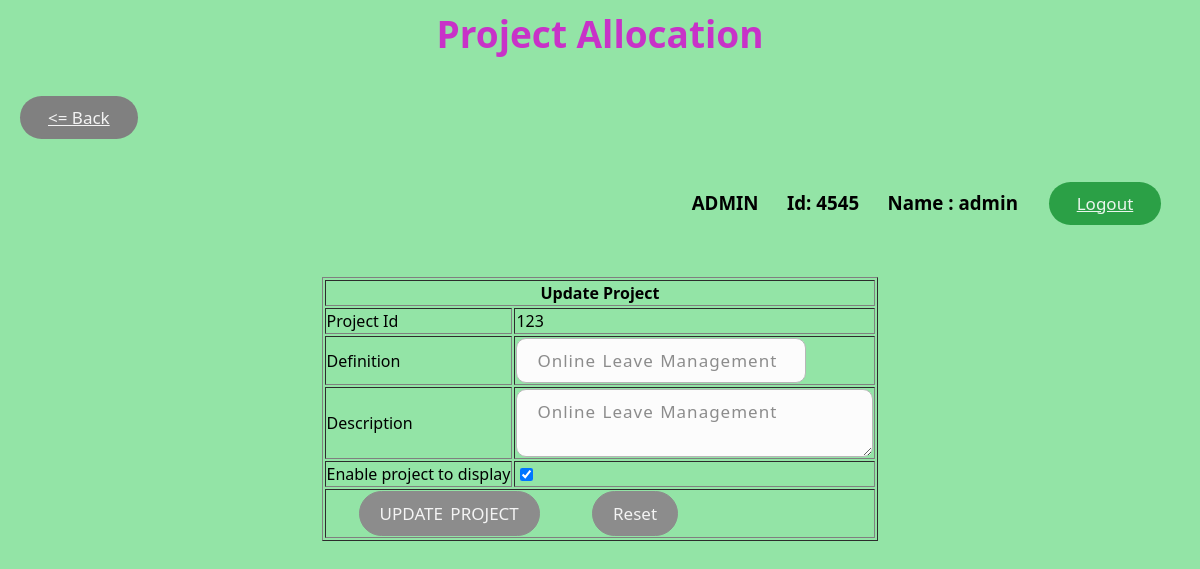
/admin/p/update_project.php?id=123 (signed in), run on the app's committed database.
### tables this page shows
CREATE TABLE `projects` (
  `project_id` int(6) UNSIGNED NOT NULL,
  `faculty` int(6) NOT NULL,
  `definition` varchar(25) NOT NULL,
  `description` varchar(50) DEFAULT NULL,
  `enable` int(1) DEFAULT NULL,
  `selected` int(1) DEFAULT NULL
);

### admin/p/update_project.php (the view, shortened to what this page needs)
<html>
    <head>
        <link rel="stylesheet" type="text/css" href="../../main.css">
    </head>
    <body>
        <h1 align="center">Project Allocation</h1>
        <h3 align="left"><a href="../project.php" class="back shadow"><= Back</a></h3>
        <h3 align="right"><?php if(isset($_SESSION['admin'])){echo 'ADMIN';}else{echo 'FACULTY';} ?>   &emsp;    Id: <?php echo $_SESSION['faculty']; ?>  &emsp;       Name : <?php echo $_SESSION['faculty_name']; ?>&emsp;<a href="../admin_logout.php" class="log_out shadow">Logout</a>&emsp;</h3>
        <form action="update_project_sql.php" onsubmit="return Validate()" method="post">
            <br>
            <table align="center" border="1">
                <tr>
                    <th colspan="2">Update Project</th>
                </tr>
            <?php
            try{
                $dbhandler = new PDO('mysql:host=127.0.0.1;dbname=project_db','root','');
                $dbhandler->setAttribute(PDO::ATTR_ERRMODE,PDO::ERRMODE_EXCEPTION);
                $query=$dbhandler->prepare("select * from projects where project_id=?");
                $query->execute(array($_GET['id']));
                $r=$query->fetch();
                if($r==null)
                {
                    header("location:../project.php?msg=project id not available");
                }
                else{
                    echo '<tr>
                    <td>Project Id</td>
                    <td><input type="hidden" id="id" name="p_id" value="'.$r['project_id'].'">'.$r['project_id'].'</td>
                </tr>
                <tr>
                    <td>Definition</td>
                    <td><input type="text" id="definition" class="textbox" name="p_definition" value="'.$r['definition'].'" required></td>
                </tr>
                <tr>
                    <td>Description</td>
                    <td><textarea row="3" id="description" cols="30" class="textbox" name="p_description">'.$r['description'].'</textarea></td>
                </tr>
                <tr>
                    <td>Enable project to display</td>
                    <td><input type="checkbox" name="p_enable" ';if($r['enable']){echo 'checked';}else{echo 'unchecked';}echo '></td>
                </tr>';
                }
            }
            catch (PDOException $e){
                header("location:../project.php?msg=hi");
            }
            ?>
                <tr>
                    <td colspan="2">&emsp;&emsp;<input type="submit" class="button shadow" value="UPDATE PROJECT">&emsp;&emsp;&emsp;
                    <input type="reset" class="button shadow" value="Reset"></td>
                </tr>
            </table>
        </form>
    </body>
</html>

### main.css (style rules this page uses)
h1 { color: rgb(200,50,200); font-family: algerian,Segoe UI,Frutiger,Frutiger Linotype,Dejavu Sans; font-size: 37px; }
a { color: blue; font-size: 17px; }
.log_out { display: inline-block; -webkit-box-sizing: border-box; -moz-box-sizing: border-box; box-sizing: border-box; cursor: pointer; margin: 12px; padding: 10px 28px; border: none; -webkit-border-radius: 30px; border-radius: 30px; font-family: Segoe UI,Frutiger,Frutiger Linotype,Dejavu Sans,Helvetica Neue,Arial,sans-serif; font-size: 17px; font-style: normal; font-variant: normal; font-weight: 500; color: rgba(255,255,255,0.9); -o-text-overflow: clip; text-overflow: clip; background: #2ba046; }
.back { display: inline-block; -webkit-box-sizing: border-box; -moz-box-sizing: border-box; box-sizing: border-box; cursor: pointer; margin: 12px; padding: 10px 28px; border: none; -webkit-border-radius: 30px; border-radius: 30px; font-family: Segoe UI,Frutiger,Frutiger Linotype,Dejavu Sans,Helvetica Neue,Arial,sans-serif; font-size: 17px; font-style: normal; font-variant: normal; font-weight: 500; color: rgba(255,255,255,0.9); -o-text-overflow: clip; text-overflow: clip; background: grey; }
.textbox { display: inline-block; -webkit-box-sizing: content-box; -moz-box-sizing: content-box; box-sizing: content-box; padding: 10px 20px; border: 1px solid #b7b7b7; -webkit-border-radius: 3px; border-radius: 10px; font-family: Segoe UI,Frutiger,Frutiger Linotype,Dejavu Sans,Helvetica Neue,Arial,sans-serif; font-size: 17px; font-style: normal; font-variant: normal; font-weight: 500; color: rgba(140,140,140,1); -o-text-overflow: clip; text-overflow: clip; letter-spacing: 1px; word-spacing: 1px; background: rgba(252,252,252,1); }
.button { display: inline-block; -webkit-box-sizing: content-box; -moz-box-sizing: content-box; box-sizing: content-box; cursor: pointer; padding: 10px 20px; border: 1px solid #8c8c8c; -webkit-border-radius: 30px; border-radius: 30px; font-family: Segoe UI,Frutiger,Frutiger Linotype,Dejavu Sans,Helvetica Neue,Arial,sans-serif; font-size: 17px; font-style: normal; font-variant: normal; font-weight: 500; color: rgba(255,255,255,0.9); -o-text-overflow: clip; text-overflow: clip; word-spacing: 3px; background: rgba(140,140,140,1); }

### data on the page
projects: project_id "123", p_definition "Online Leave Management", p_description "Online Leave Management", enable "☑"

### other printed values
$_SESSION['faculty'] "4545"
$_SESSION['faculty_name'] "admin"
